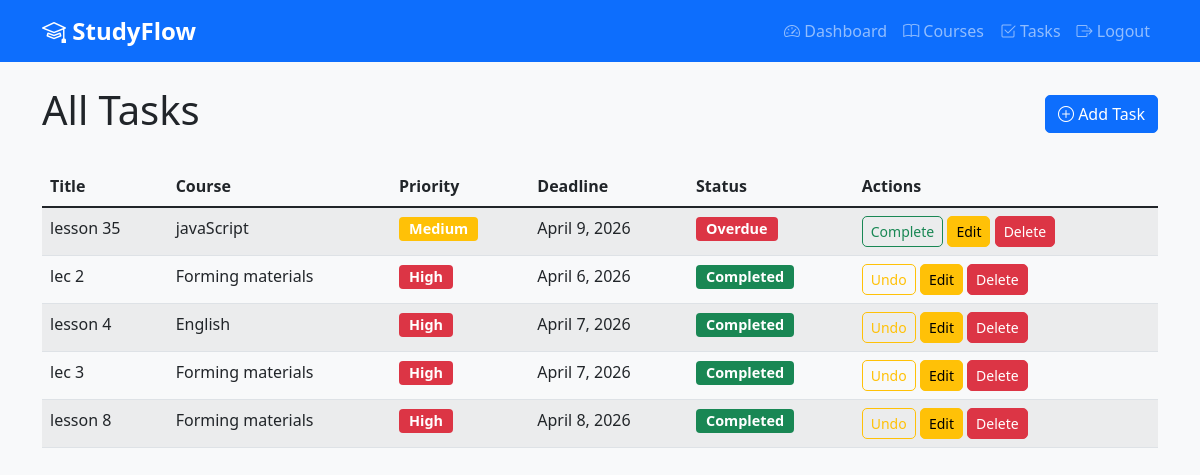
The page /tasks/ (signed in) on the database its author committed.
### core/models.py (models this page shows, shortened)
class Task(models.Model):
    PRIORITY_CHOICES = [
        ('high', 'High'),
        ('medium', 'Medium'),
        ('low', 'Low'),
    ]
    user = models.ForeignKey(User, on_delete=models.CASCADE, related_name='tasks')
    course = models.ForeignKey(Course, on_delete=models.CASCADE, related_name='tasks', null=True, blank=True)
    title = models.CharField(max_length=200)
    description = models.TextField(blank=True)
    priority = models.CharField(max_length=10, choices=PRIORITY_CHOICES, default='medium')
    start_date = models.DateField(default=timezone.now)
    deadline = models.DateField()
    completed = models.BooleanField(default=False)
    completed_date = models.DateTimeField(null=True, blank=True)
    created_at = models.DateTimeField(auto_now_add=True)
    updated_at = models.DateTimeField(auto_now=True)
    def is_overdue(self):
        if not self.completed and self.deadline < timezone.now().date():
            return True
        return False

class Course(models.Model):
    user = models.ForeignKey(User, on_delete=models.CASCADE, related_name='courses')
    name = models.CharField(max_length=200)
    description = models.TextField(blank=True)
    created_at = models.DateTimeField(auto_now_add=True)

### core/views.py (the view)
# urls.py: path('tasks/', views.TaskListView.as_view(), name='task_list'),
class TaskListView(ListView):
    model = Task
    template_name = 'task_list.html'
    context_object_name = 'tasks'
    def get_queryset(self):
        return Task.objects.filter(user=self.request.user).order_by('-priority', 'deadline')

### core/templates/task_list.html (shortened to what this page needs)
{% extends 'base.html' %}
{% block content %}
<div class="d-flex justify-content-between align-items-center mb-4">
    <h1>All Tasks</h1>
    <a href="{% url 'task_create' %}" class="btn btn-primary">
        <i class="bi bi-plus-circle"></i> Add Task
    </a>
</div>
<div class="table-responsive">
    <table class="table table-striped">
        <thead>
            <tr>
                <th>Title</th>
                <th>Course</th>
                <th>Priority</th>
                <th>Deadline</th>
                <th>Status</th>
                <th>Actions</th>
            </tr>
        </thead>
        <tbody>
            {% for task in tasks %}
            <tr>
                <td>{{ task.title }}</td>
                <td>{{ task.course.name|default:"-" }}</td>
                <td>
                    <span class="badge bg-{% if task.priority == 'high' %}danger{% elif task.priority == 'medium' %}warning{% else %}info{% endif %}">
                        {{ task.get_priority_display }}
                    </span>
                </td>
                <td>{{ task.deadline }}</td>
                <td>
                    {% if task.completed %}
                        <span class="badge bg-success">Completed</span>
                    {% elif task.is_overdue %}
                        <span class="badge bg-danger">Overdue</span>
                    {% else %}
                        <span class="badge bg-secondary">Pending</span>
                    {% endif %}
                </td>
                <td>
                    <form method="post" action="{% url 'task_complete' task.id %}" style="display: inline;">
                        <button type="submit" class="btn btn-sm btn-outline-{% if task.completed %}warning{% else %}success{% endif %}">
                            {% if task.completed %}Undo{% else %}Complete{% endif %}
                        </button>
                    </form>
                    <a href="{% url 'task_update' task.id %}" class="btn btn-sm btn-warning">Edit</a>
                    <a href="{% url 'task_delete' task.id %}" class="btn btn-sm btn-danger">Delete</a>
                </td>
            </tr>
            {% empty %}
            <tr>
                <td colspan="6" class="text-center">No tasks yet. Create your first task!</td>
            </tr>
            {% endfor %}
        </tbody>
    </table>
</div>
{% endblock %}

### core/templates/base.html (shortened to what this page needs)
<!DOCTYPE html>
<html lang="en">
<head>
    <link href="https://cdn.jsdelivr.net/npm/bootstrap@5.1.3/dist/css/bootstrap.min.css" rel="stylesheet">
    <link href="https://cdn.jsdelivr.net/npm/bootstrap-icons@1.8.1/font/bootstrap-icons.css" rel="stylesheet">
    {% load static %}
    <link rel="stylesheet" href="{% static 'css/style.css' %}">
</head>
<body>
    <nav class="navbar navbar-expand-lg navbar-dark bg-primary">
        <div class="container">
            <a class="navbar-brand" href="{% url 'dashboard' %}">
                <i class="bi bi-mortarboard"></i> StudyFlow
            </a>
            {% if user.is_authenticated %}
            <div class="collapse navbar-collapse" id="navbarNav">
                <ul class="navbar-nav ms-auto">
                    <li class="nav-item">
                        <a class="nav-link" href="{% url 'dashboard' %}">
                            <i class="bi bi-speedometer2"></i> Dashboard
                        </a>
                    </li>
                    <li class="nav-item">
                        <a class="nav-link" href="{% url 'course_list' %}">
                            <i class="bi bi-book"></i> Courses
                        </a>
                    </li>
                    <li class="nav-item">
                        <a class="nav-link" href="{% url 'task_list' %}">
                            <i class="bi bi-check2-square"></i> Tasks
                        </a>
                    </li>
                    <li class="nav-item">
                        <a class="nav-link" href="{% url 'logout' %}">
                            <i class="bi bi-box-arrow-right"></i> Logout
                        </a>
                    </li>
                </ul>
            </div>
            {% endif %}
        </div>
    </nav>
    <div class="container mt-4">
        {% block content %}
        {% endblock %}
    </div>
</body>
</html>

### static/css/style.css (style rules this page uses)
body { background-color: #f8f9fa; font-family: 'Segoe UI', Tahoma, Geneva, Verdana, sans-serif; }
.navbar-brand { font-weight: bold; font-size: 1.5rem; }
.btn { border-radius: 5px; font-weight: 500; }
.badge { font-size: 0.9rem; padding: 5px 10px; }
.table th { background-color: #f8f9fa; }

### rows shown on the page
Task: title "lesson 35", course.name "javaScript", priority "Medium", deadline "April 9, 2026", completed "Overdue"
Task: title "lec 2", course.name "Forming materials", priority "High", deadline "April 6, 2026", completed "Completed"
Task: title "lesson 4", course.name "English", priority "High", deadline "April 7, 2026", completed "Completed"
Task: title "lec 3", course.name "Forming materials", priority "High", deadline "April 7, 2026", completed "Completed"
Task: title "lesson 8", course.name "Forming materials", priority "High", deadline "April 8, 2026", completed "Completed"
